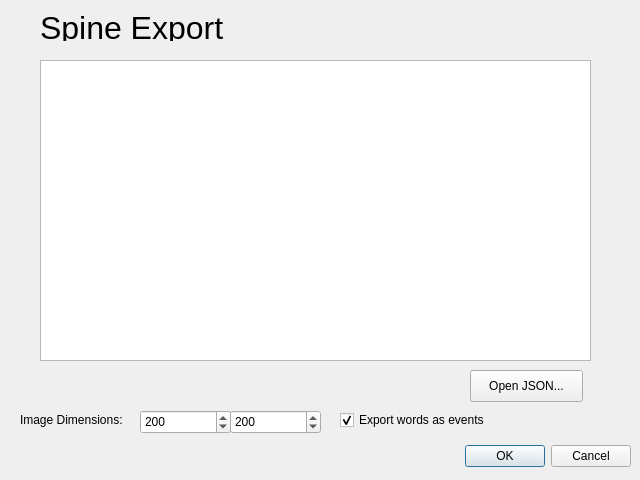
<?xml version="1.0" encoding="UTF-8"?>
<ui version="4.0">
 <class>SpineDialog</class>
 <widget class="QDialog" name="SpineDialog">
  <property name="geometry">
   <rect>
    <x>0</x>
    <y>0</y>
    <width>640</width>
    <height>480</height>
   </rect>
  </property>
  <property name="windowTitle">
   <string>Dialog</string>
  </property>
  <widget class="QDialogButtonBox" name="buttonBox">
   <property name="geometry">
    <rect>
     <x>10</x>
     <y>440</y>
     <width>621</width>
     <height>32</height>
    </rect>
   </property>
   <property name="orientation">
    <enum>Qt::Horizontal</enum>
   </property>
   <property name="standardButtons">
    <set>QDialogButtonBox::Cancel|QDialogButtonBox::Ok</set>
   </property>
  </widget>
  <widget class="QTreeView" name="boneTree">
   <property name="geometry">
    <rect>
     <x>40</x>
     <y>60</y>
     <width>551</width>
     <height>301</height>
    </rect>
   </property>
  </widget>
  <widget class="QSpinBox" name="xDimensions">
   <property name="geometry">
    <rect>
     <x>140</x>
     <y>410</y>
     <width>91</width>
     <height>24</height>
    </rect>
   </property>
   <property name="maximum">
    <number>4096</number>
   </property>
   <property name="value">
    <number>200</number>
   </property>
  </widget>
  <widget class="QSpinBox" name="yDimensions">
   <property name="geometry">
    <rect>
     <x>230</x>
     <y>410</y>
     <width>91</width>
     <height>24</height>
    </rect>
   </property>
   <property name="maximum">
    <number>4096</number>
   </property>
   <property name="value">
    <number>200</number>
   </property>
   <property name="displayIntegerBase">
    <number>10</number>
   </property>
  </widget>
  <widget class="QLabel" name="lblDimensions">
   <property name="geometry">
    <rect>
     <x>20</x>
     <y>410</y>
     <width>121</width>
     <height>20</height>
    </rect>
   </property>
   <property name="text">
    <string>Image Dimensions:</string>
   </property>
  </widget>
  <widget class="QLabel" name="lblSpineExport">
   <property name="geometry">
    <rect>
     <x>40</x>
     <y>10</y>
     <width>551</width>
     <height>31</height>
    </rect>
   </property>
   <property name="text">
    <string>&lt;html&gt;&lt;head/&gt;&lt;body&gt;&lt;p&gt;&lt;span style=&quot; font-size:24pt;&quot;&gt;Spine Export&lt;/span&gt;&lt;/p&gt;&lt;/body&gt;&lt;/html&gt;</string>
   </property>
   <property name="scaledContents">
    <bool>false</bool>
   </property>
  </widget>
  <widget class="QPushButton" name="btnBrowse">
   <property name="geometry">
    <rect>
     <x>470</x>
     <y>370</y>
     <width>113</width>
     <height>32</height>
    </rect>
   </property>
   <property name="text">
    <string>Open JSON...</string>
   </property>
  </widget>
  <widget class="QCheckBox" name="cbExportWords">
   <property name="geometry">
    <rect>
     <x>340</x>
     <y>410</y>
     <width>171</width>
     <height>20</height>
    </rect>
   </property>
   <property name="text">
    <string>Export words as events</string>
   </property>
   <property name="checked">
    <bool>true</bool>
   </property>
  </widget>
 </widget>
 <resources/>
 <connections>
  <connection>
   <sender>buttonBox</sender>
   <signal>rejected()</signal>
   <receiver>SpineDialog</receiver>
   <slot>reject()</slot>
   <hints>
    <hint type="sourcelabel">
     <x>316</x>
     <y>260</y>
    </hint>
    <hint type="destinationlabel">
     <x>286</x>
     <y>274</y>
    </hint>
   </hints>
  </connection>
  <connection>
   <sender>buttonBox</sender>
   <signal>accepted()</signal>
   <receiver>SpineDialog</receiver>
   <slot>accept()</slot>
   <hints>
    <hint type="sourcelabel">
     <x>248</x>
     <y>254</y>
    </hint>
    <hint type="destinationlabel">
     <x>157</x>
     <y>274</y>
    </hint>
   </hints>
  </connection>
 </connections>
</ui>
